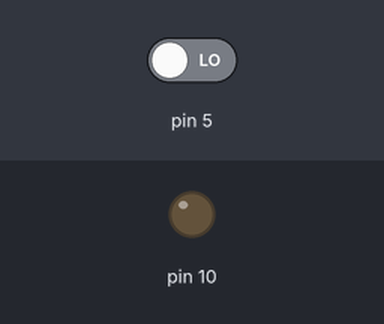
The sketch below on a simulated Arduino Uno, built with avr-gcc and run on an emulated ATmega328P. On the bench: output pins drawn as LEDs (lit = HIGH). The inputs (shaded band) are chosen by the test bench; at power-on: pin 5 LOW.

Above: at 1.2 s.
1.3 s: pin 5 driven HIGH
At 2.4 s:
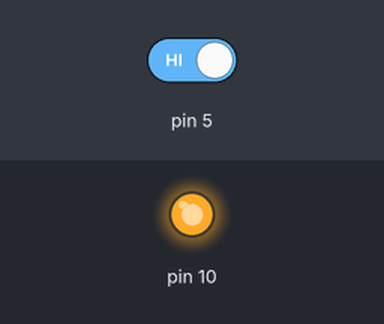
2.8 s: pin 5 driven LOW
At 3.6 s:
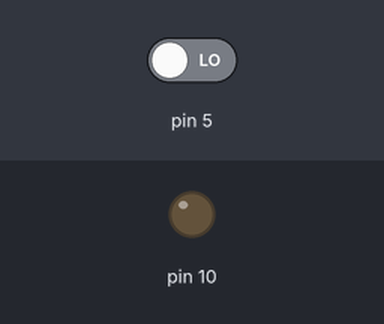
Timing chart, 0 to 5.8 s (numbered marks = the images above; inputs shaded):
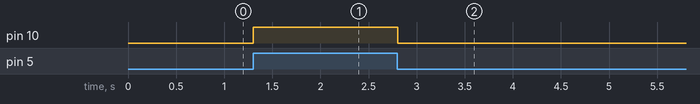

The sketch:

Buttoner.ino
```cpp
// put your setup code here, to run once:
void setup()
{
  // Set Digital Pin 5 as Input Pin
  pinMode(5, INPUT);

  // Set Digital Pin 10 as Output Pin
  pinMode(10, OUTPUT);
}

// put your main code here, to run repeatedly:
void loop()
{
  // Read The Button State
  int buttonState = digitalRead(5);

  // Check the Button State
  if (buttonState == HIGH)
  {
    // Turn Pin 10 to HIGH
    digitalWrite(10, HIGH);
  }
  else
  {
    // Turn Pin 10 to LOW
    digitalWrite(10, LOW);
  }

  // Delay a little bit to improve simulation performance
  delay(10);
}
```

Measured:
- after the input at 1.3 s, pin 10: LOW → HIGH at once
- after the input at 2.8 s, pin 10: HIGH → LOW at once
